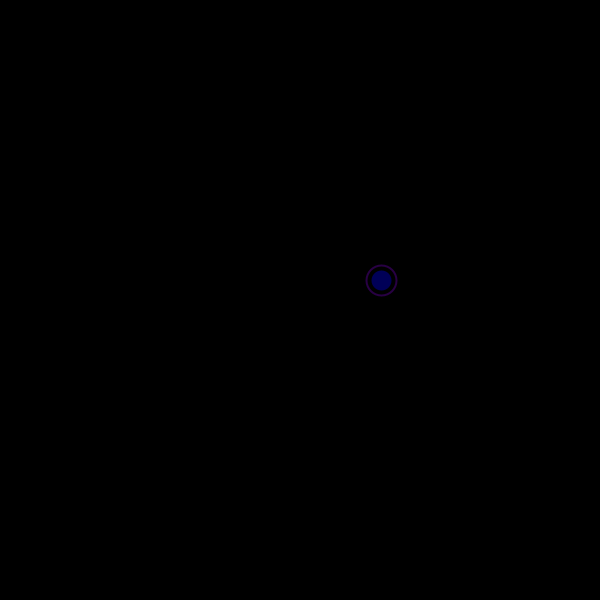
Frame 1 (no input)
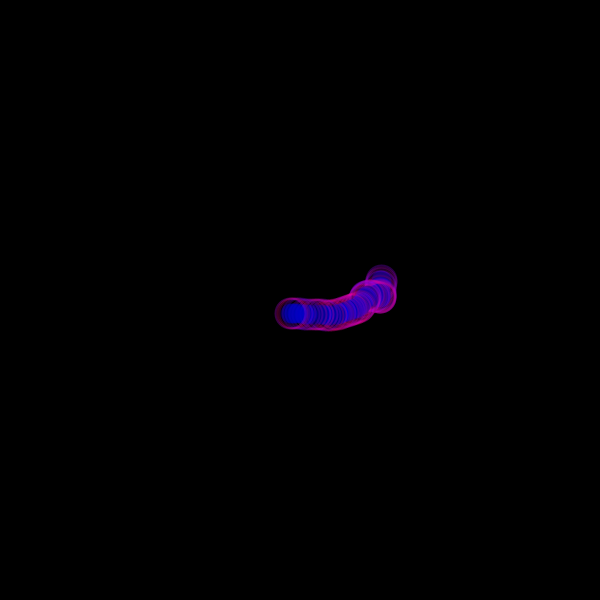
Frame 60 (the mouse pressed at the canvas centre just before this capture)
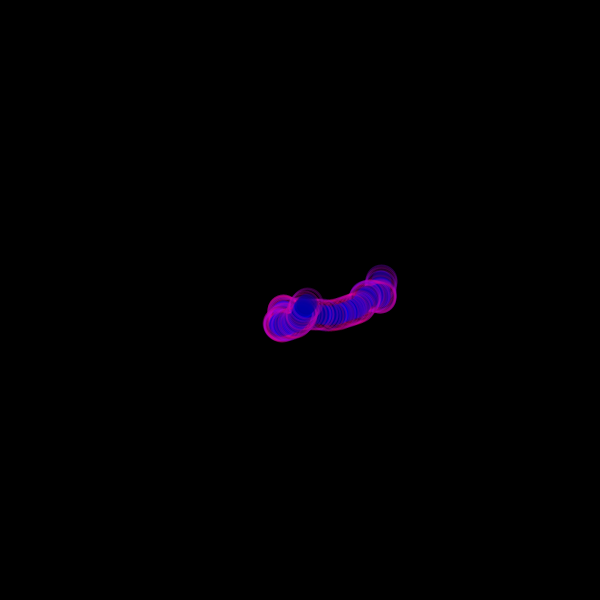
Frame 120 (the mouse held since frame 60 and released just before this capture)

The Processing sketch that drew these frames (run headless with seeded random() and noise(); from frame 60 on, the mouse is pressed at the canvas centre):

// Processing sketch: Antholes
// ── Antholes.pde
// global variables
float xPos;
float yPos;
float tymeY;
float tymeX;
int syze;
color red;
color black;
boolean right;
boolean down;
// end global variables

void setup(){
  size(600,600);
  xPos=width/2;
  yPos=height/2;
  syze=25;
  red=color(255,0,0);
  black=color(0);
  background(black);
  fill(red);
  rectMode(CENTER);
  frameRate(30);
  tymeX=random(20,60);
  tymeY=random(20,60);
   right=true;
  
}// end setup

void draw(){
  noFill();

  tymeX+=.01;
   tymeY+=.01;
   
 noStroke();
  xPos=noise(tymeX)*300+150;
  yPos=noise(tymeY)*300+150;
  //move rectangle
 
  stroke(0,0,random(100,255),90);
  strokeWeight(20);
  point(xPos,yPos);
  stroke(random(100,255),0,random(100,255), 75);
  strokeWeight(2);
  ellipse(xPos,yPos,30,30);
  
}// end draw
